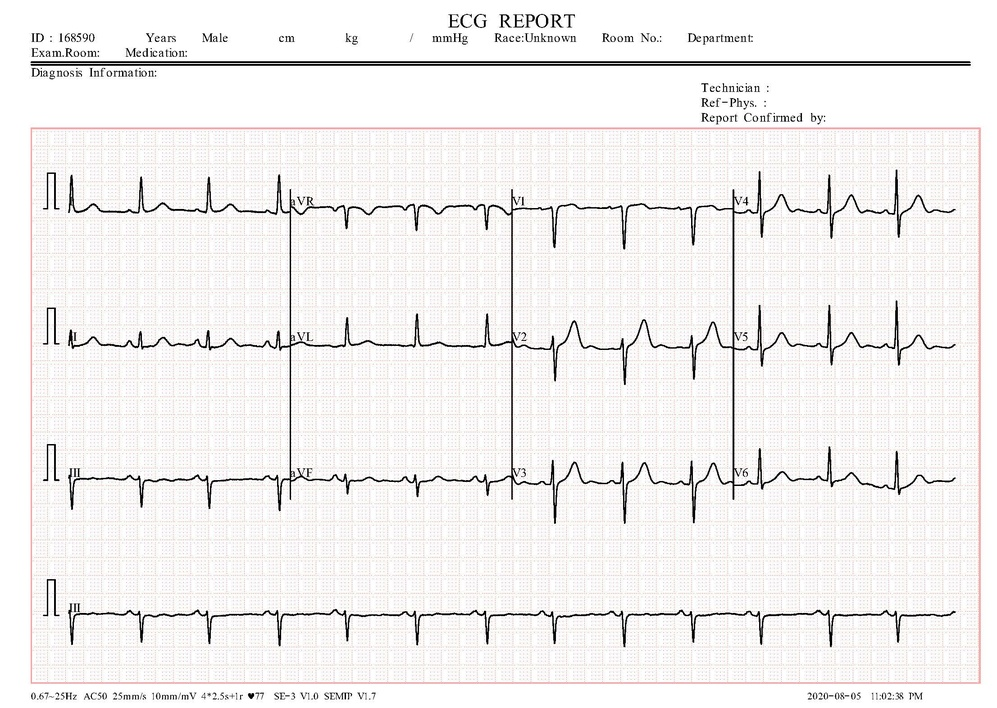
#> input picture ECG/Normal Person ECG Images (284x12=3408)-20250312T175924Z-001/Normal Person ECG Images (284x12=3408)/Normal(1).jpg, 997 x 708 px, shrunk from 2213 x 1572 before the run, found by its file name
$ python Img.py
#> lines starting #> are read from the running program, lines starting #| are printed output that depends on the picture; after the words box and inside, x2 and y2 are one past the last pixel; in counts of white or black regions, pixels touching at a corner belong together
import cv2
import numpy as np
import matplotlib.pyplot as plt

def preprocess_ecg(image_path):
    """ Load ECG image and remove the grid. """
    image = cv2.imread(image_path, cv2.IMREAD_GRAYSCALE)
#> image: shape (708, 997); min 0, max 255, mean 240.8

    # Apply Gaussian Blur to reduce noise
    blurred = cv2.GaussianBlur(image, (5, 5), 0)

    # Use adaptive thresholding to remove the grid
    binary = cv2.adaptiveThreshold(blurred, 255, cv2.ADAPTIVE_THRESH_GAUSSIAN_C,
                                   cv2.THRESH_BINARY_INV, 15, 3)
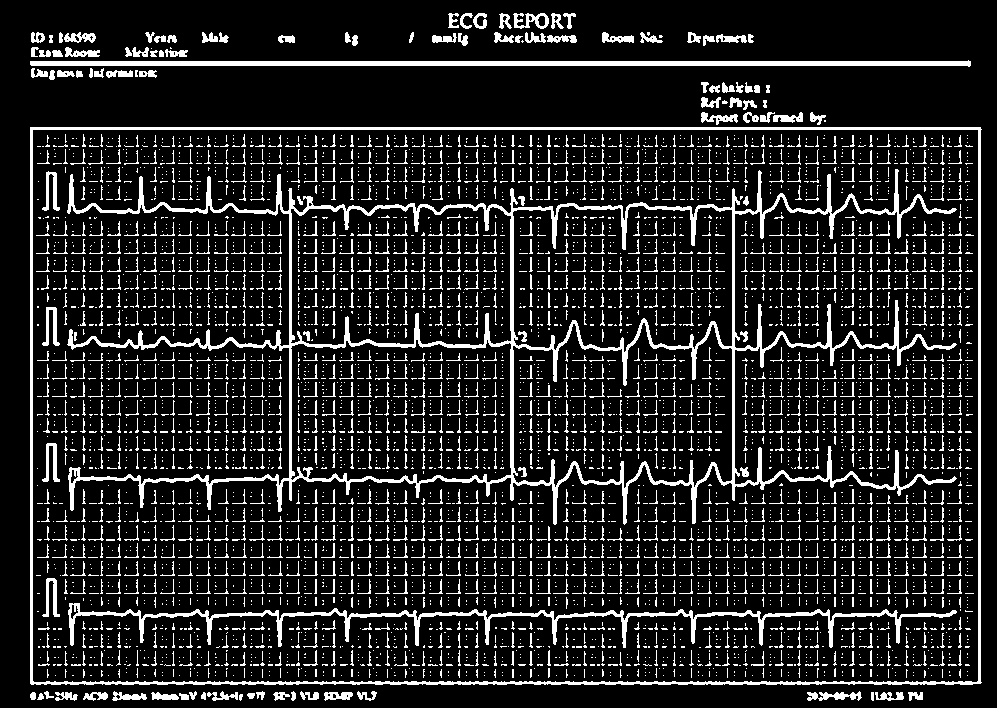
#> binary: shape (708, 997); 13.8% white; 5823 white regions (4666 under 20 px), largest, box (x1, y1, x2, y2) and area: (67, 169, 957, 525) 19721, (30, 127, 982, 685) 8970, (68, 603, 957, 648) 4849

    # Perform morphological operations to enhance waveforms
    kernel = np.ones((2, 2), np.uint8)
    cleaned = cv2.morphologyEx(binary, cv2.MORPH_OPEN, kernel, iterations=1)
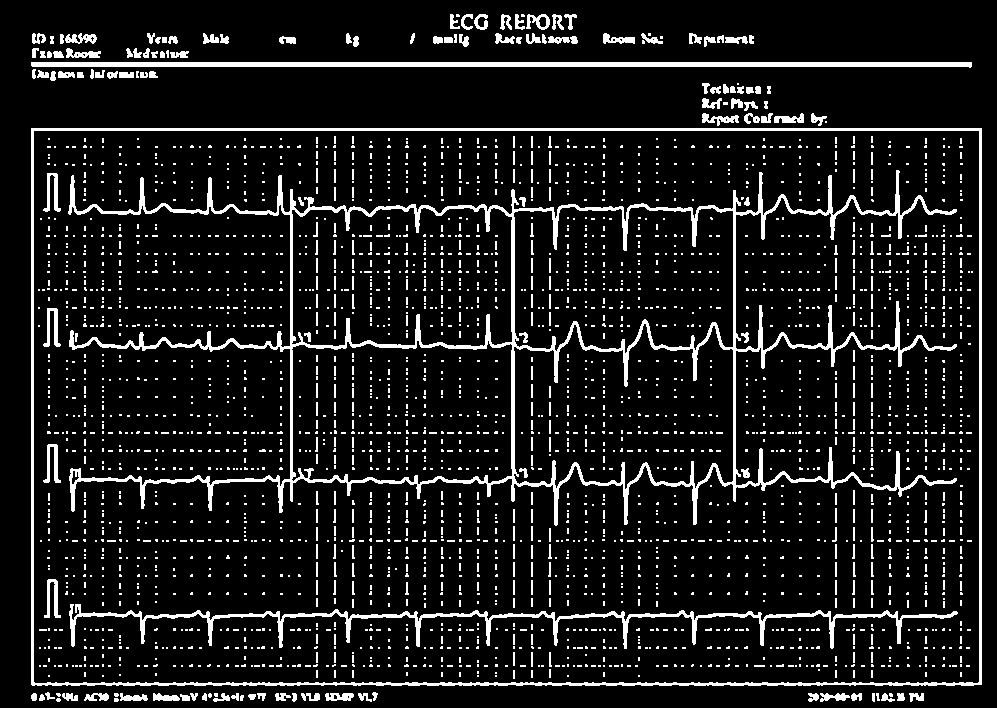
#> cleaned: shape (708, 997); 10.1% white; 3025 white regions (2723 under 20 px)

    return cleaned

def extract_segments(cleaned_image):
    """ Detect and extract individual ECG leads. """
    contours, _ = cv2.findContours(cleaned_image, cv2.RETR_EXTERNAL, cv2.CHAIN_APPROX_SIMPLE)
#> contours = 126 contours, 24 with area under 20; largest, box (x1, y1, x2, y2) and area: (31, 128, 982, 686) 528735, (31, 62, 972, 68) 3762, (526, 14, 550, 30) 211, (65, 33, 97, 44) 168, (702, 113, 739, 126) 167

    # Sort contours by their Y-axis (to get ECG leads in order)
    contours = sorted(contours, key=lambda x: cv2.boundingRect(x)[1])

    ecg_segments = []
    for contour in contours:
        x, y, w, h = cv2.boundingRect(contour)
        if w > 200 and h > 50:  # Ignore very small noise
            segment = cleaned_image[y:y+h, x:x+w]
            ecg_segments.append(segment)
#> this loop made 126 passes
#> (x, y, w, h) on passes 1, 2, 3, 4, 5, 6, 7, 8, 9, 10, 11, 13: (564, 14, 13, 16), (552, 14, 12, 16), (526, 14, 24, 16), (521, 14, 4, 3), (515, 14, 10, 16), (500, 14, 12, 16), (474, 14, 14, 16), (461, 14, 12, 16), (456, 14, 4, 3), (450, 14, 10, 15), (689, 33, 13, 11), (641, 33, 22, 11)
#> (contour, x, y, w, h) on passes 12, 32, 42: ([[648, 33], [648, 35], [650, 35], [650, 33]], 648, 33, 3, 3), ([[660, 36], [660, 38], [662, 38], [662, 36]], 660, 36, 3, 3), ([[162, 37], [162, 42], [166, 42], [166, 37]], 162, 37, 5, 6)
#> after the loop, ecg_segments = 1 item

    return ecg_segments

def divide_into_12_parts(image):
    """Divide the cleaned ECG image into 12 equal segments."""
    height, width = image.shape  # Get image dimensions
    segment_height = height // 12  # Calculate height of each part

    segments = []
    for i in range(12):
        start_y = i * segment_height
        end_y = (i + 1) * segment_height
        segment = image[start_y:end_y, :]  # Extract segment
        segments.append(segment)

    return segments

# Load and preprocess the ECG image
image_path = r"D:\H.A\ECG\Normal Person ECG Images (284x12=3408)-20250312T175924Z-001\Normal Person ECG Images (284x12=3408)\Normal(1).jpg"
cleaned_image = preprocess_ecg(image_path)

# Extract ECG segments
ecg_leads = extract_segments(cleaned_image)
#> ecg_leads = 1 item

# Divide extracted ECG into 12 parts
ecg_leads_12 = divide_into_12_parts(cleaned_image)
#> the loop in divide_into_12_parts, `for i in range(12):` made 12 passes
#> pass 1, in divide_into_12_parts, `segment = image[start_y:end_y, :]`:
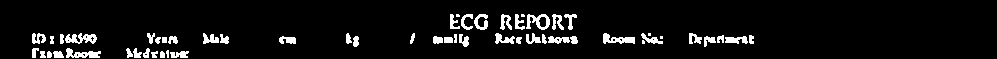
#> segment: shape (59, 997); 6.6% white; 56 white regions (6 under 20 px), largest, box (x1, y1, x2, y2) and area: (65, 33, 97, 44) 209, (66, 48, 101, 58) 199, (526, 14, 550, 30) 197
#> pass 2, in divide_into_12_parts, `segment = image[start_y:end_y, :]`:
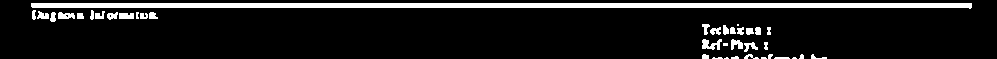
#> segment: shape (59, 997); 10.6% white; 38 white regions (10 under 20 px), largest, box (x1, y1, x2, y2) and area: (31, 3, 972, 9) 4706, (702, 39, 722, 50) 130, (58, 12, 75, 19) 92
#> pass 3, in divide_into_12_parts, `segment = image[start_y:end_y, :]`:
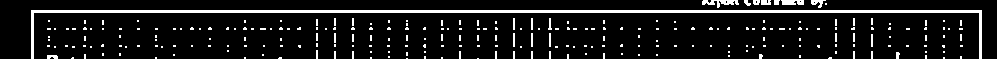
#> segment: shape (59, 997); 9.5% white; 257 white regions (239 under 20 px), largest, box (x1, y1, x2, y2) and area: (31, 10, 982, 59) 3129, (702, 0, 739, 8) 150, (781, 0, 804, 5) 102
#> after the loop in divide_into_12_parts, `for i in range(12):`: segments = 12 items
#> ecg_leads_12 = 12 items

# Display the 12 ECG lead images
plt.figure(figsize=(10, 8))
for i, segment in enumerate(ecg_leads_12):
    plt.subplot(4, 3, i + 1)  # Arrange in a 4x3 grid
    plt.imshow(segment, cmap="gray")
    plt.axis("off")
    plt.title(f"Lead {i+1}")
#> this loop made 12 passes
plt.suptitle("12-Lead ECG Segments")
plt.show()
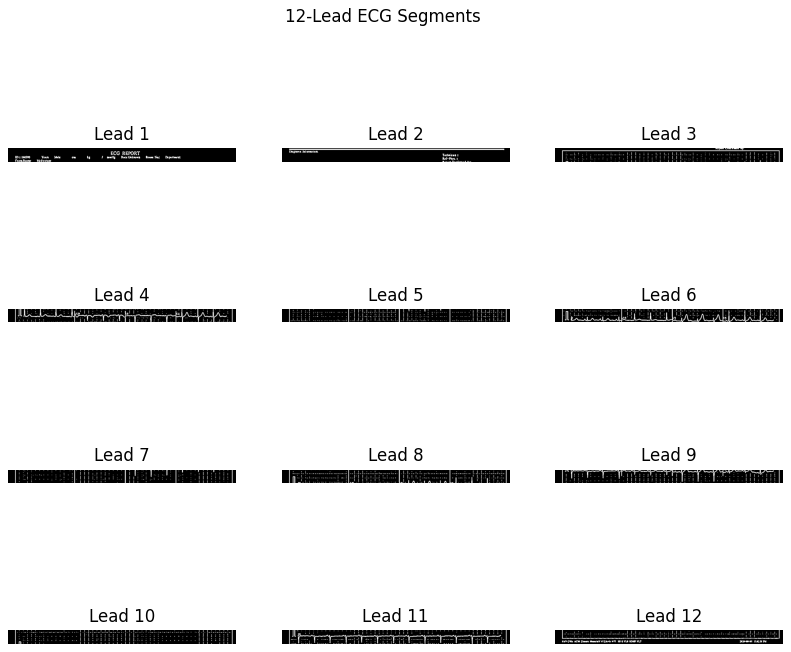
#> figure drawn by matplotlib, 12 panels

$ run again, with ECG/Normal Person ECG Images (284x12=3408)-20250312T175924Z-001/Normal Person ECG Images (284x12=3408)/Normal(100).jpg copied over ECG/Normal Person ECG Images (284x12=3408)-20250312T175924Z-001/Normal Person ECG Images (284x12=3408)/Normal(1).jpg
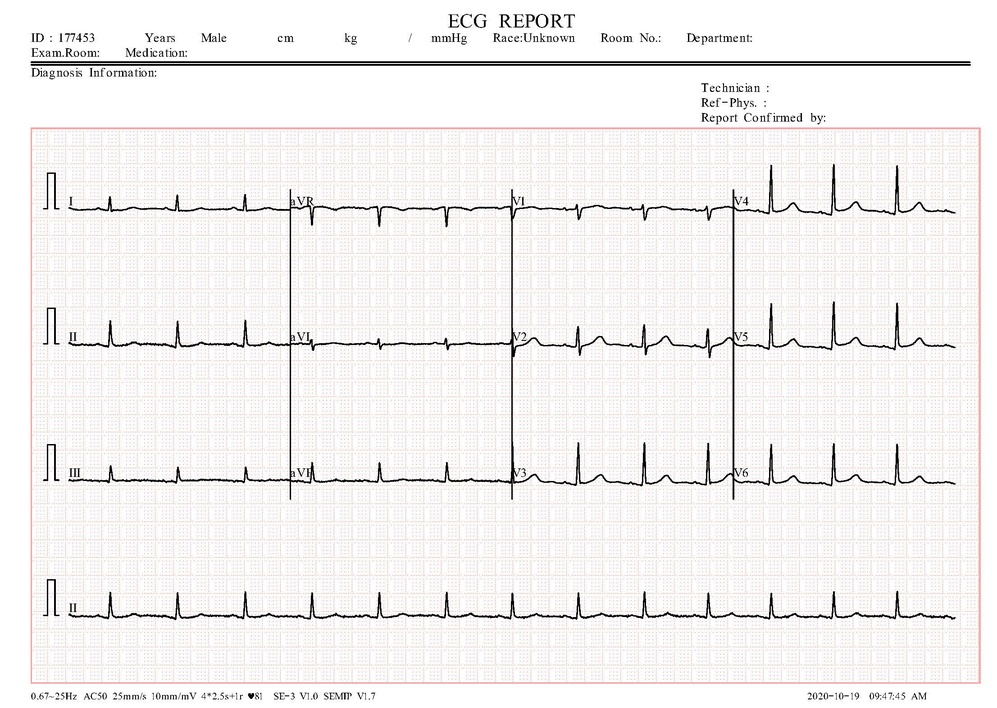
#> input picture ECG/Normal Person ECG Images (284x12=3408)-20250312T175924Z-001/Normal Person ECG Images (284x12=3408)/Normal(100).jpg, 997 x 708 px, shrunk from 2213 x 1572 before the run, found by its file name
#> in preprocess_ecg, `binary = cv2.adaptiveThreshold(blurred, 255, cv2.ADAPTIVE_THRESH_GAUSS..`:
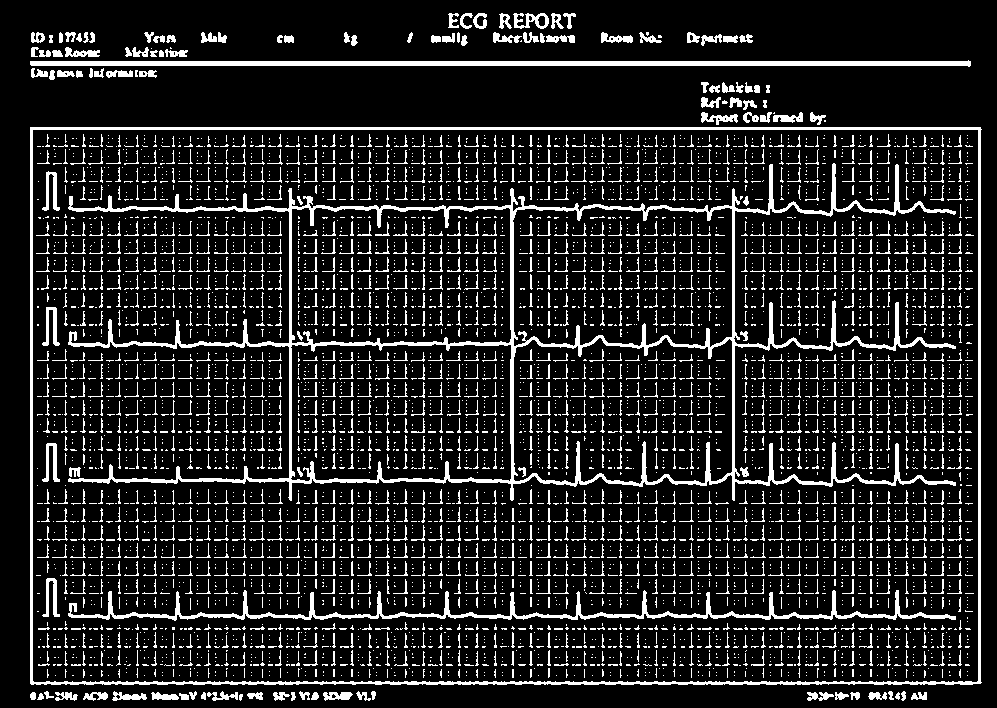
#> binary: shape (708, 997); 13.5% white; 5983 white regions (4770 under 20 px), largest, box (x1, y1, x2, y2) and area: (68, 163, 956, 501) 16563, (30, 127, 982, 685) 8970, (30, 60, 971, 67) 4707
#> cleaned: shape (708, 997); 9.8% white; 3165 white regions (2840 under 20 px)
#> contours = 135 contours, 26 with area under 20; largest, box (x1, y1, x2, y2) and area: (31, 128, 982, 686) 528734, (31, 62, 972, 68) 3762, (526, 14, 550, 30) 211, (702, 113, 739, 126) 166, (602, 33, 634, 44) 158
#> the loop in extract_segments, `for contour in contours:` made 135 passes
#> (x, y, w, h) on passes 1 to 8: (564, 14, 13, 16), (552, 14, 12, 16), (526, 14, 24, 16), (521, 14, 4, 3), (515, 14, 10, 16), (500, 14, 12, 16), (474, 14, 14, 16), (461, 14, 12, 16)
#> after the loop in extract_segments, `for contour in contours:`: ecg_segments = 1 item
#> the loop in divide_into_12_parts, `for i in range(12):` made 12 passes
#> pass 3, in divide_into_12_parts, `segment = image[start_y:end_y, :]`:
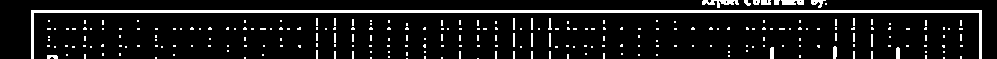
#> segment: shape (59, 997); 9.6% white; 253 white regions (233 under 20 px), largest, box (x1, y1, x2, y2) and area: (31, 10, 982, 59) 3129, (702, 0, 739, 8) 151, (781, 0, 804, 5) 102
#> after the loop in divide_into_12_parts, `for i in range(12):`: segments = 12 items
#> the loop `for i, segment in enumerate(ecg_leads_12):` made 12 passes

$ run again, with ECG/Normal Person ECG Images (284x12=3408)-20250312T175924Z-001/Normal Person ECG Images (284x12=3408)/Normal(105).jpg copied over ECG/Normal Person ECG Images (284x12=3408)-20250312T175924Z-001/Normal Person ECG Images (284x12=3408)/Normal(1).jpg
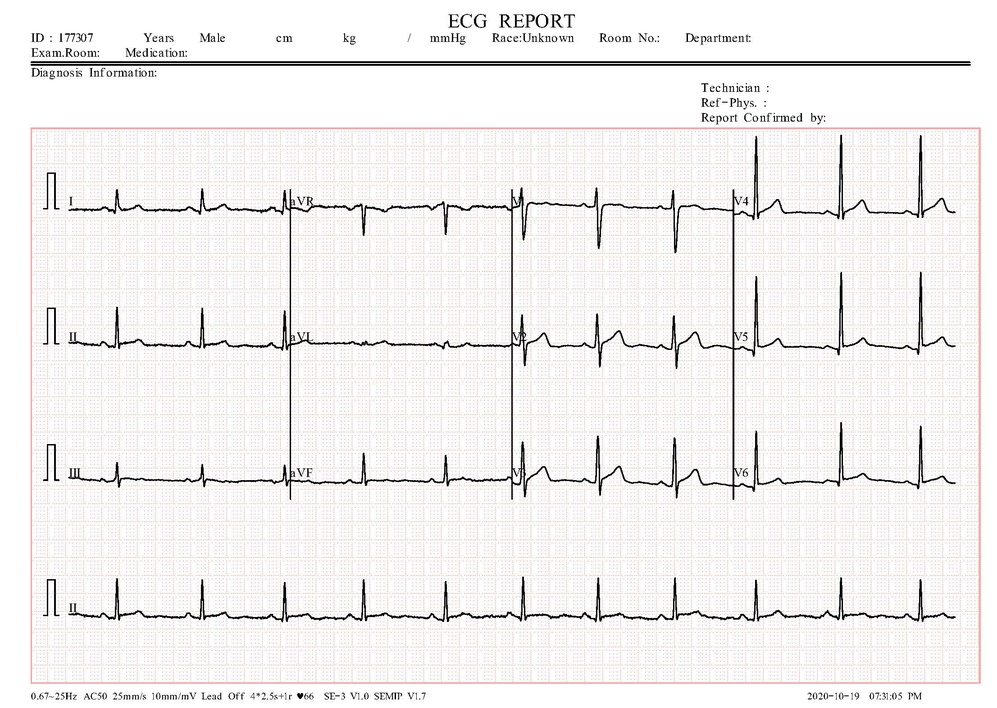
#> input picture ECG/Normal Person ECG Images (284x12=3408)-20250312T175924Z-001/Normal Person ECG Images (284x12=3408)/Normal(105).jpg, 997 x 708 px, shrunk from 2213 x 1572 before the run, found by its file name
#> in preprocess_ecg, `binary = cv2.adaptiveThreshold(blurred, 255, cv2.ADAPTIVE_THRESH_GAUSS..`:
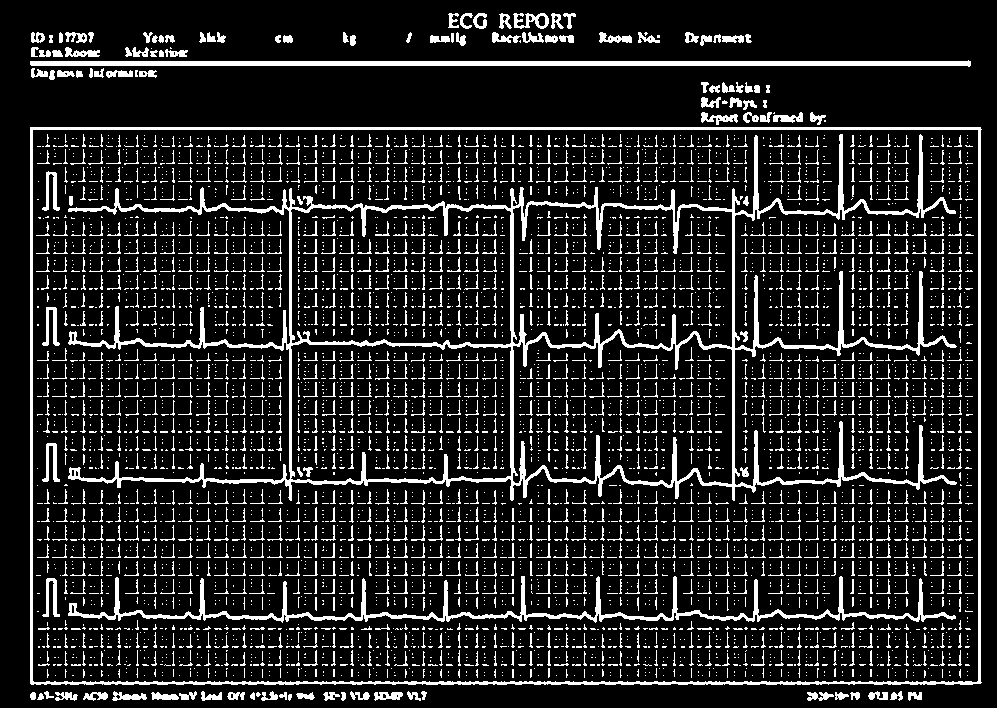
#> binary: shape (708, 997); 13.8% white; 5832 white regions (4662 under 20 px), largest, box (x1, y1, x2, y2) and area: (68, 134, 957, 501) 19479, (30, 127, 982, 685) 8960, (68, 576, 956, 623) 5170
#> cleaned: shape (708, 997); 10.2% white; 3054 white regions (2740 under 20 px)
#> contours = 131 contours, 24 with area under 20; largest, box (x1, y1, x2, y2) and area: (31, 128, 982, 686) 528724, (31, 62, 972, 68) 3762, (526, 14, 550, 30) 211, (702, 113, 739, 126) 166, (600, 33, 633, 44) 162
#> the loop in extract_segments, `for contour in contours:` made 131 passes
#> (x, y, w, h) on passes 1 to 8: (564, 14, 13, 16), (552, 14, 12, 16), (526, 14, 24, 16), (521, 14, 4, 3), (515, 14, 10, 16), (500, 14, 12, 16), (474, 14, 14, 16), (461, 14, 12, 16)
#> after the loop in extract_segments, `for contour in contours:`: ecg_segments = 1 item
#> the loop in divide_into_12_parts, `for i in range(12):` made 12 passes
#> pass 3, in divide_into_12_parts, `segment = image[start_y:end_y, :]`:
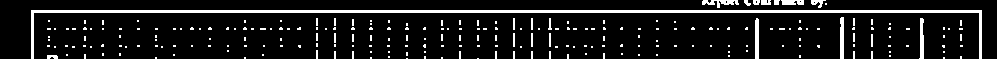
#> segment: shape (59, 997); 10% white; 240 white regions (220 under 20 px), largest, box (x1, y1, x2, y2) and area: (31, 10, 982, 59) 3129, (840, 17, 844, 59) 164, (755, 18, 759, 59) 161
#> after the loop in divide_into_12_parts, `for i in range(12):`: segments = 12 items
#> the loop `for i, segment in enumerate(ecg_leads_12):` made 12 passes
